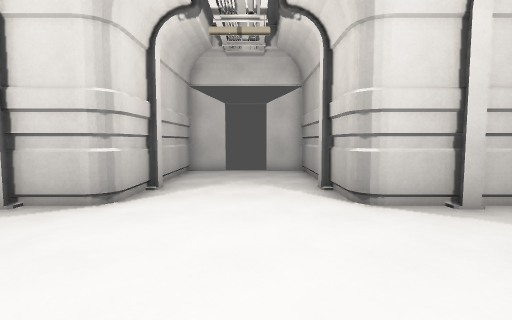
View 1 (above)

12 first-person views from a walk through a Godot game level. The camera is 1.5 m above the floor, tilts 4° down and sees 85° across. The floor is counted in squares, 1 m on a side. Each view is taken from the middle of a square. On the plan, view 1 faces up. The plan holds only what a view shows up to about 14 squares ahead; the rest is blank. Surface patterns are stand-ins for the level's own textures.

View 2
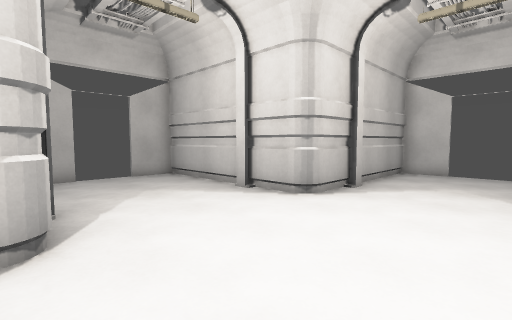

View 3
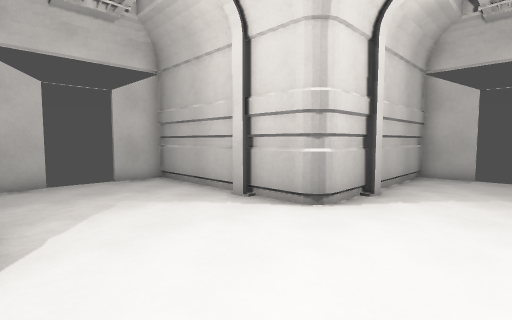

View 4
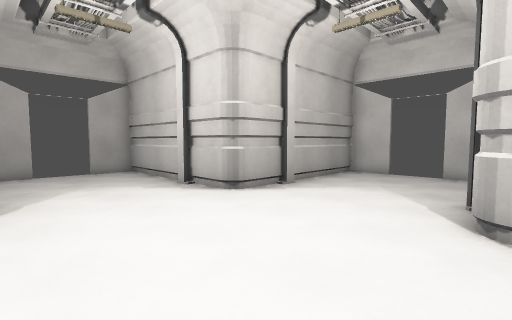

View 5
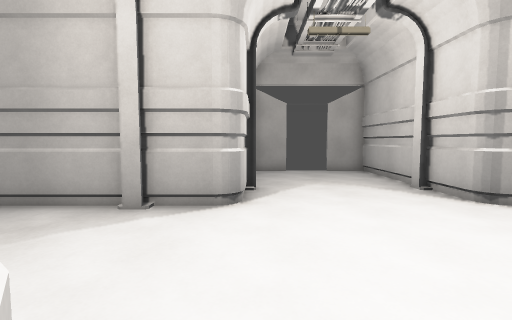

View 6
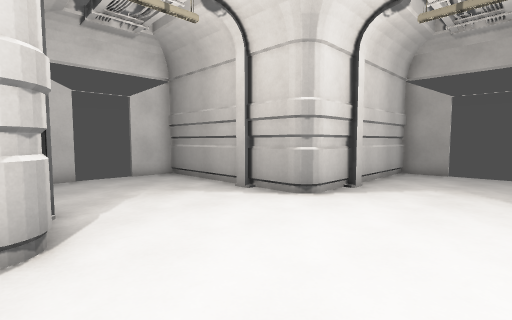

View 7
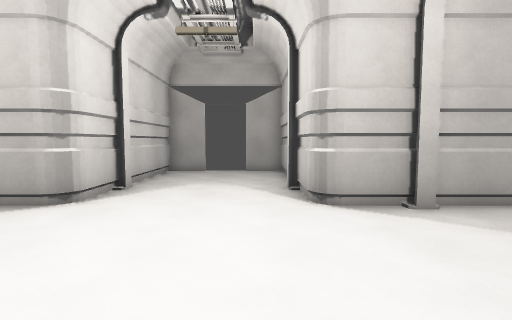

View 8
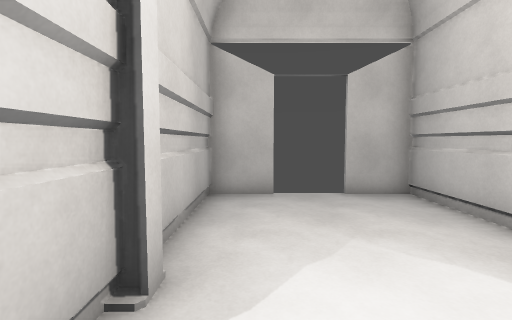

View 9
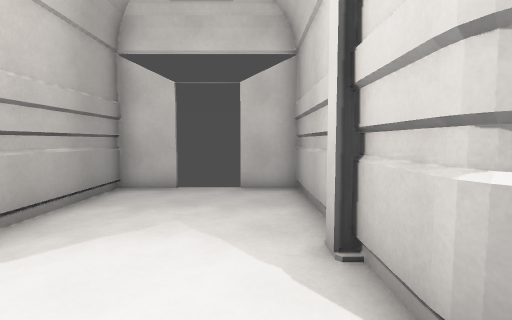

View 10
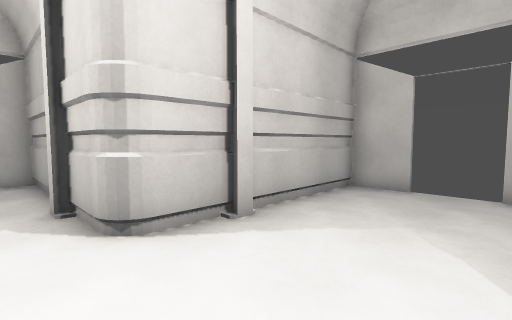

View 11
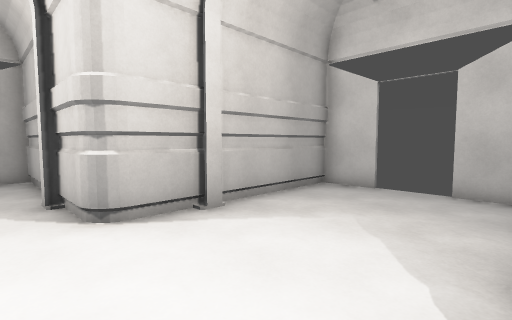

View 12
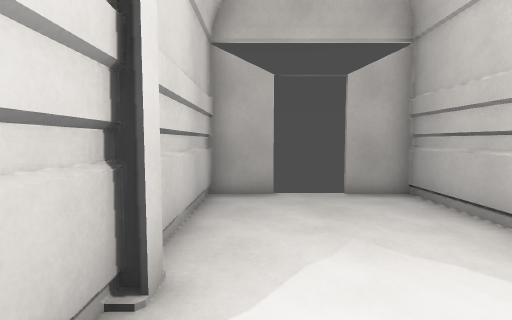

### Floor plan
Points are (right, up) in squares from view 1. A wall is a line through its corners. A room is listed if a view was taken in it or the views show most of it. See-through windows are left out.
Room 1 (views 1, 2, 3, 4, 5, 6, 7, 8, 9, 10, 11, 12)
walls: (-3.9, 6.3) (-5.6, 6.3) (-5.6, 5.9); (2.3, 6.9) (2.3, 8.5) (2, 8.5) (2, 9); (-3.3, 0.1) (-3.3, -1.6); (-5.4, 6) (-6, 6); (2.9, 0.7) (4.6, 0.7); (-3, 9) (-3, 8.5) (-3.3, 8.5) (-3.3, 6.9); (-5.6, 1.1) (-5.6, 0.7) (-3.9, 0.7); (-6.1, 6.3) (-10.8, 6.3) (-10.8, 4.5); (-3, -1.4) (-3, -2); (-6, 1) (-5.4, 1); (4.6, 5.9) (4.6, 6.3) (2.9, 6.3); (2.3, 9) (2.3, 13.8) (0.5, 13.8); (4.4, 1) (5, 1); (5, 6) (4.4, 6); (-3.3, -2.2) (-3.3, -6.8) (-1.5, -6.8); (2, -2) (2, -1.6) (2.3, -1.6) (2.3, 0.1); (5.4, 0.7) (9.8, 0.7) (9.8, 2.5); (-1.5, 13.8) (-3.3, 13.8) (-3.3, 9.1); (-10.8, 2.5) (-10.8, 0.7) (-6.1, 0.7); (9.8, 4.5) (9.8, 6.3) (5.1, 6.3); (0.5, -6.8) (2.3, -6.8) (2.3, -2)

Positions as (right, up) in squares from view 1, and headings:
1: (0, 0), facing up
2: (1, 0), facing up-left
3: (2, 4), facing down-left
4: (-4, 6), facing down-right
5: (-4, 6), facing right
6: (-4, 2), facing up-right
7: (-4, 2), facing right
8: (-3, 2), facing left
9: (-2, 2), facing down
10: (-2, 5), facing down-left
11: (2, 5), facing up-left
12: (2, 5), facing right
